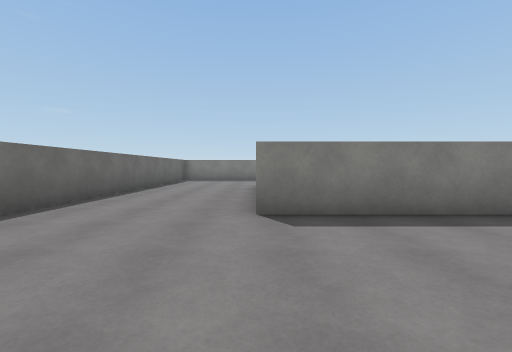
View 1 (above)

24 first-person views from a walk through a Unity game level. The camera is 1.3 m above the floor, tilts 2° down and sees 90° across. The floor is counted in squares, 2 m on a side. Each view is taken from the middle of a square. On the plan, view 1 faces up. The plan holds only what a view shows up to about 9 squares ahead; the rest is blank. The place goes on beyond the plan. The player character is not drawn. Some surface patterns are stand-ins.

View 2
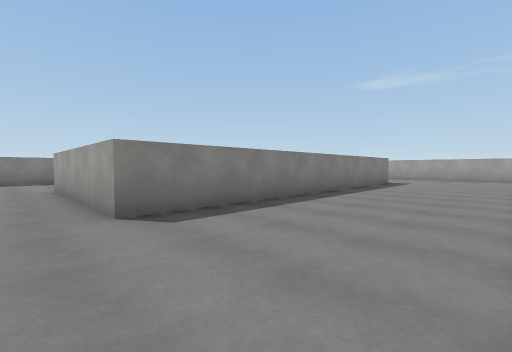

View 3
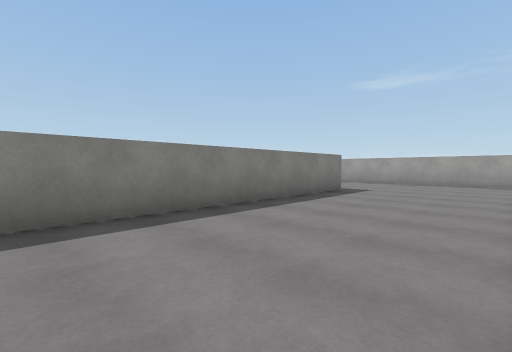

View 4
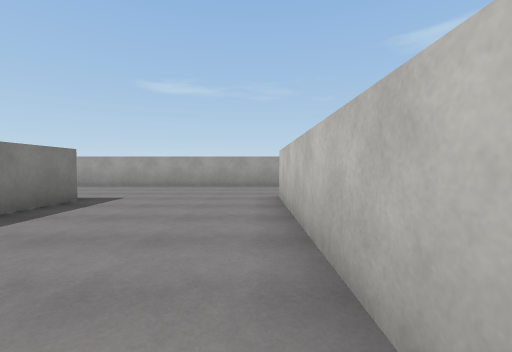

View 5
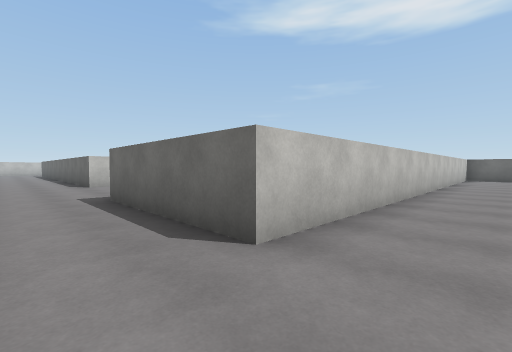

View 6
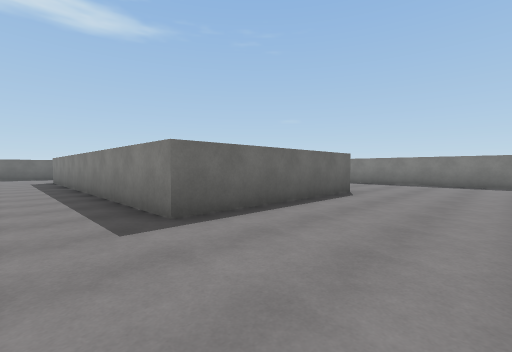

View 7
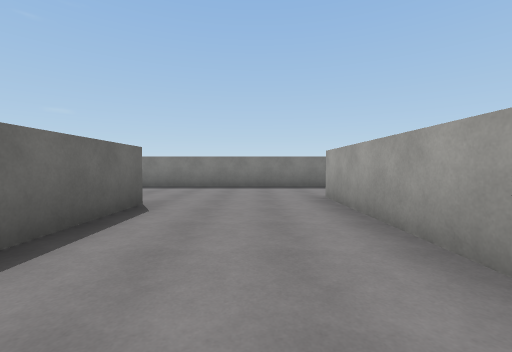

View 8
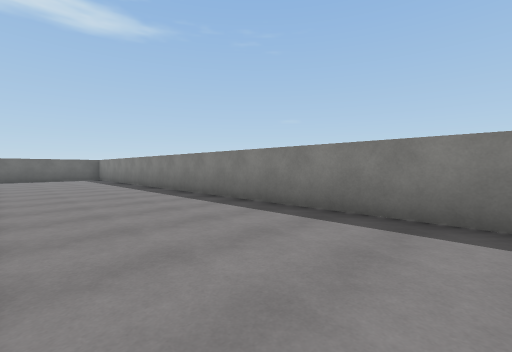

View 9
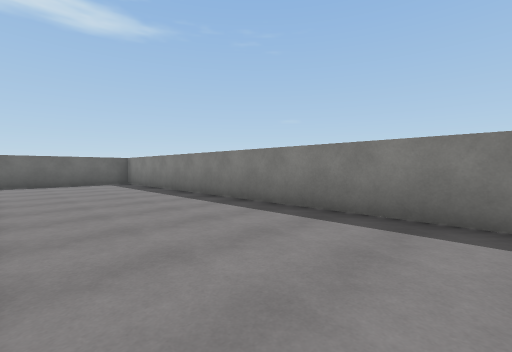

View 10
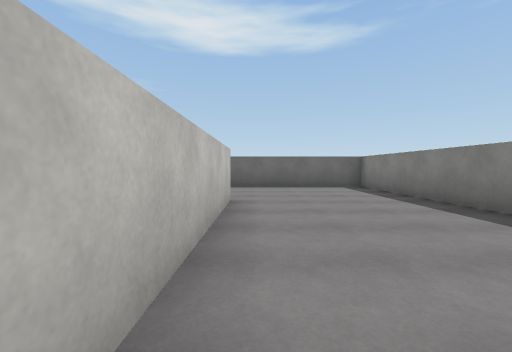

View 11
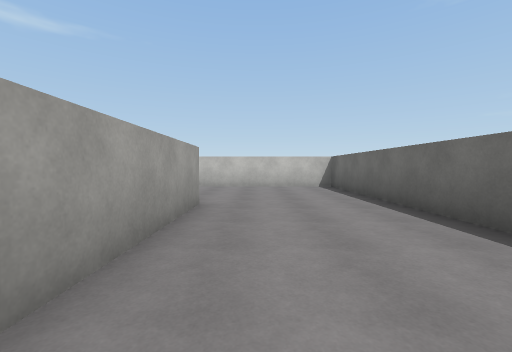

View 12
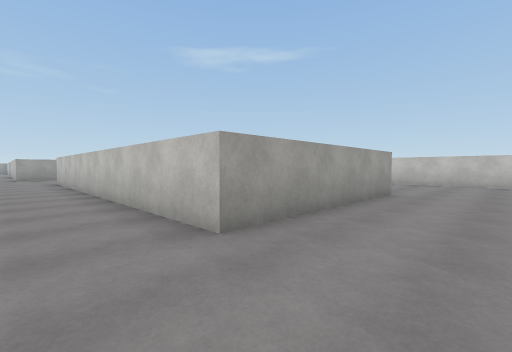

View 13
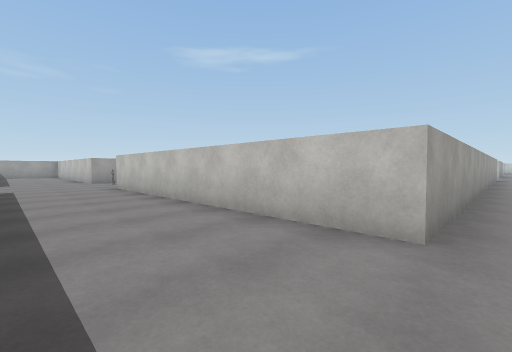

View 14
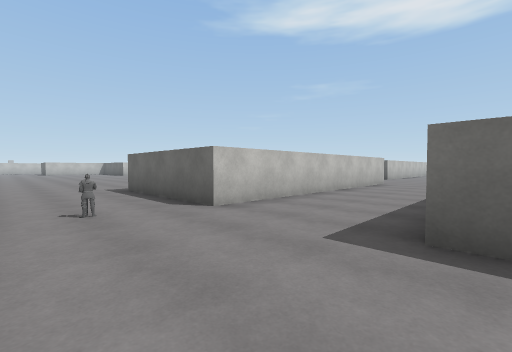

View 15
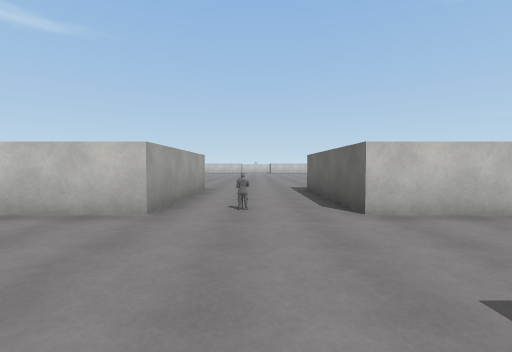

View 16
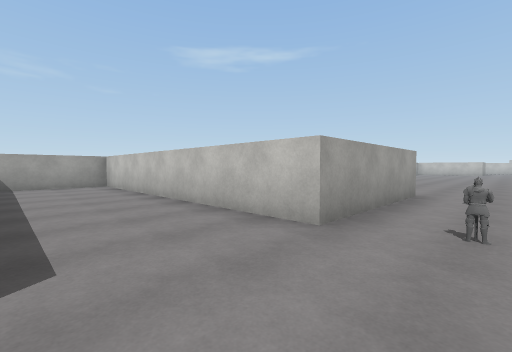

View 17
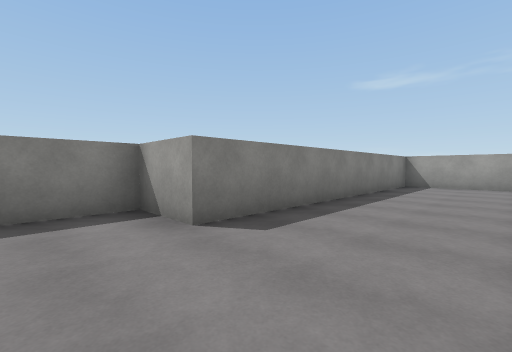

View 18
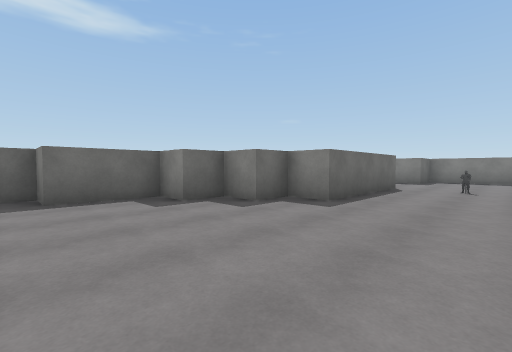

View 19
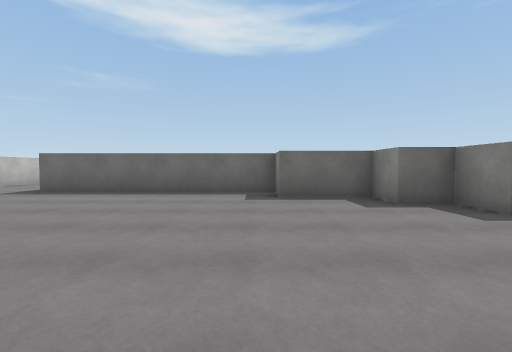

View 20
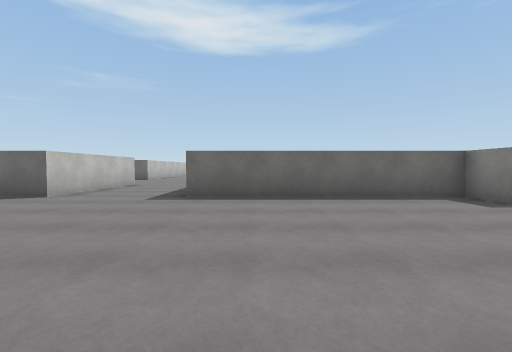

View 21
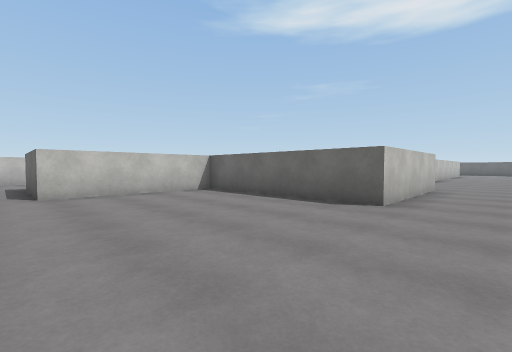

View 22
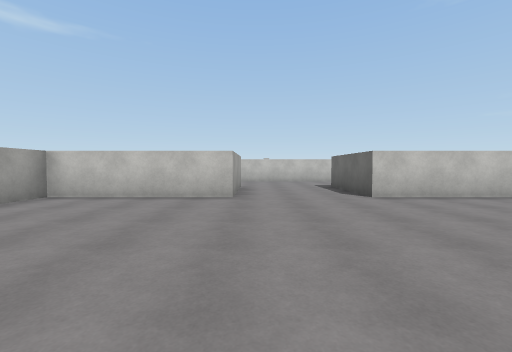

View 23
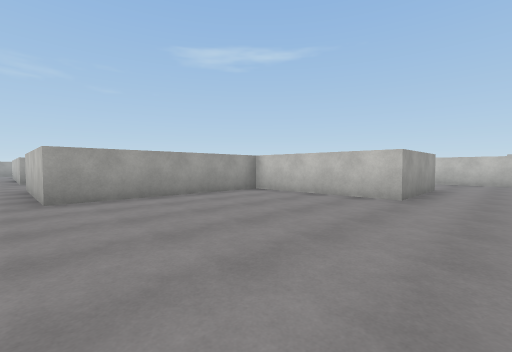

View 24
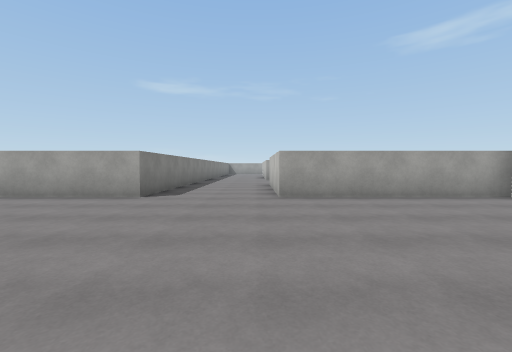

### Floor plan
Points are (right, up) in squares from view 1. A wall is a line through its corners. A room is listed if a view was taken in it or the views show most of it. See-through windows are left out.
Room 1 (views 1, 2, 3, 4, 5, 6, 7, 8, 9, 10, 11, 12, 13, 14, 15, 16, 17, 18, 19, 20, 21, 22, 23, 24)
walls: (13.5, -7.5) (17.5, -7.5) (17.5, -12.5) (21.5, -12.5) (21.5, -15.5); (13.5, -0.9) (13.5, 9.5) (21.5, 9.5) (21.5, 5.5) (20.5, 5.5); (9.4, -8.5) (10, -8.5) (10, -9.8); (19.5, 4.6) (19.5, 3.5) (18.5, 3.5) (18.5, 1.5) (17.5, 1.5) (17.5, -4.5); (24.5, 5.4) (24.5, 9.5) (32.5, 9.5) (32.5, 12.5) (24.5, 12.5) (24.5, 14) (22.9, 14); (24.5, -15.5) (24.5, -12.5) (28.5, -12.5) (28.5, -7.5) (32.5, -7.5); (21.8, -18.5) (24.2, -18.5); (10, 8.6) (10, 3.5) (0, 3.5) (0, 8.5) (9.2, 8.5); (32, -4.5) (28.5, -4.5) (28.5, -1.5); (14.4, 12.5) (-3.5, 12.5) (-3.5, -0.5) (10.5, -0.5) (10.5, -4.5); (21.5, 13.1) (21.5, 12.5)
objects: cube (20, 5); other object (23, 9)

Where each view was taken, in squares from view 1:
view 1: 0 up, 0 right, facing up
view 2: 0 up, 1 left, facing up-right
view 3: 0 up, 3 right, facing up-right
view 4: 0 up, 5 right, facing right
view 5: 1 up, 12 right, facing down-left
view 6: 2 up, 13 right, facing up-left
view 7: 4 up, 12 right, facing up
view 8: 9 up, 11 right, facing up-left
view 9: 9 up, 7 right, facing up-left
view 10: 9 up, 5 right, facing left
view 11: 8 up, 1 left, facing down
view 12: 10 up, 2 left, facing down-right
view 13: 12 up, 13 right, facing down-right
view 14: 13 up, 24 right, facing down-left
view 15: 13 up, 23 right, facing down
view 16: 12 up, 23 right, facing down-right
view 17: 10 up, 23 right, facing up-right
view 18: 1 up, 24 right, facing up-left
view 19: 1 up, 24 right, facing left
view 20: 3 down, 23 right, facing left
view 21: 6 down, 22 right, facing down-left
view 22: 7 down, 24 right, facing down
view 23: 7 down, 23 right, facing down-right
view 24: 7 down, 23 right, facing right
